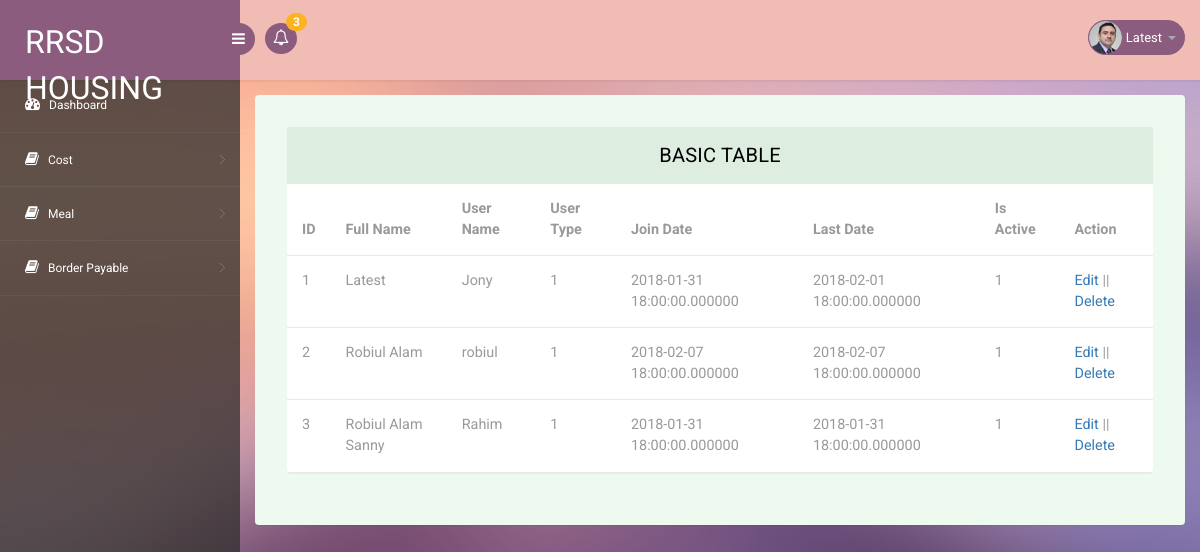
Page /admin/manageBorder.php (signed in) on the committed database.
### tables this page shows
CREATE TABLE `mms_borders` (
  `id` int(11) NOT NULL,
  `full_name` varchar(100) NOT NULL,
  `user_name` varchar(45) NOT NULL,
  `password` varchar(45) NOT NULL,
  `user_type` varchar(45) NOT NULL,
  `join_date` timestamp(6) NOT NULL DEFAULT CURRENT_TIMESTAMP(6),
  `last_login` timestamp(6) NOT NULL DEFAULT CURRENT_TIMESTAMP(6) ON UPDATE CURRENT_TIMESTAMP(6),
  `is_active` tinyint(2) NOT NULL
);

### lib/Session.php (called while the page is built, shortened)
<?php
class Session{
 public static function get($key){
  if (isset($_SESSION[$key])) {
   return $_SESSION[$key];
  } else {
   return false;
  }
 }
}
?>

### lib/Database.php (called while the page is built, shortened)
<?php
Class Database{
 public $host   = DB_HOST;
 public $user   = DB_USER;
 public $pass   = DB_PASS;
 public $dbname = DB_NAME;
 public $link;
private function connectDB(){
  $this->link = new mysqli($this->host, $this->user, $this->pass,
  $this->dbname);
}
  public function select($query){
    $result = $this->link->query($query) or
    die($this->link->error.__LINE__);
    if($result->num_rows > 0){
      return $result;
    } else {
      return false;
    }
  }
}

### classes/Addborder.php (called while the page is built, shortened)
<?php
$filepath = realpath(dirname(__FILE__));
include_once ($filepath.'/../lib/Session.php');
include_once ($filepath.'/../lib/Database.php');
?>
<?php
class Addborder{
	private $db;
	public function __construct(){
		$this->db = new Database();
	}
	public function getAllBorder(){
		$query = " SELECT * FROM mms_borders ORDER BY id  DESC ";
		$result = $this->db->select($query);
		return $result;
	}
}
?>

### admin/manageBorder.php (the view, shortened to what this page needs)
<?php include 'inc/header.php'; ?>
<?php include 'inc/topNav.php'; ?>
<?php include 'inc/navigation.php'; ?>
<?php include '../classes/Addborder.php'; ?>
<?php
    $addborder = new Addborder();
?>
<section id="main-content">
    <section class="wrapper">
        <div class="table-agile-info">
 <div class="panel panel-default">
    <div class="panel-heading">
     Basic table
    </div>
    <div>
      <table class="table" ui-jq="footable" ui-options='{
        "paging": {
          "enabled": true
        },
        "filtering": {
          "enabled": true
        },
        "sorting": {
          "enabled": true
        }}'>
        <thead>
          <tr>
            <th data-breakpoints="xs">ID</th>
            <th>Full Name</th>
            <th>User Name</th>
            <th>User Type</th>
            <th>Join Date</th>
            <th>Last Date</th>
            <th>Is Active</th>
            <th>Action</th>
          </tr>
        </thead>
        <tbody>
            <?php
                    $getborder = $addborder->getAllBorder();
                    if ($getborder) {
                        $i = 0;
                        while ($result = $getborder->fetch_assoc()) {
                            $i++;
                ?>
          <tr data-expanded="true">
            <td><?php echo $i;?></td>
            <td><?php echo $result['full_name'];?></td>
            <td><?php echo $result['user_name'];?></td>
            <td><?php echo $result['user_type'];?></td>
            <td><?php echo $result['join_date'];?></td>
            <td><?php echo $result['last_login'];?></td>
            <td><?php echo $result['is_active'];?></td>
            <td>
                <a href="borderedit.php?borderid=<?php echo $result['id']?>">Edit</a> || <a onclick="return confirm('Are You sure to Delete')" href="?delpro=<?php echo $result['id']?>">Delete</a>
            </td>
          </tr>
          <?php } } ?>
        </tbody>
      </table>
    </div>
  </div>
</div>
</section>
</section>
</section>
<?php include 'inc/footer.php'; ?>

### admin/inc/header.php (shortened to what this page needs)
 <?php
include '../lib/Session.php';
?>
<!DOCTYPE html>
<head>
<link rel="stylesheet" href="css/bootstrap.min.css" >
<link href="css/style.css" rel='stylesheet' type='text/css' />
<link href="css/style-responsive.css" rel="stylesheet"/>
<link rel="stylesheet" href="css/font.css" type="text/css"/>
<link href="css/font-awesome.css" rel="stylesheet">
<link rel="stylesheet" href="css/morris.css" type="text/css"/>
<link rel="stylesheet" href="css/monthly.css">
</head>
<body>
<section id="container">

### admin/inc/topNav.php (shortened to what this page needs)
<header class="header fixed-top clearfix">
<div class="brand">
    <a href="index.php" class="logo">
        RRSD Housing
    </a>
    <div class="sidebar-toggle-box">
        <div class="fa fa-bars"></div>
    </div>
</div>
<div class="nav notify-row" id="top_menu">
    <ul class="nav top-menu">
        <li id="header_notification_bar" class="dropdown">
            <a data-toggle="dropdown" class="dropdown-toggle" href="#">
                <i class="fa fa-bell-o"></i>
                <span class="badge bg-warning">3</span>
            </a>
        </li>
    </ul>
</div>
<div class="top-nav clearfix">
    <ul class="nav pull-right top-menu">
        <li class="dropdown">
            <a data-toggle="dropdown" class="dropdown-toggle" href="#">
                <img alt="" src="images/2.png">
                <span class="username"><?php echo Session::get('adminName') ; ?></span>
                <b class="caret"></b>
            </a>
        </li>
    </ul>
</div>
</header>

### admin/inc/navigation.php (shortened to what this page needs)
<?php
    $urlName = basename($_SERVER['REQUEST_URI'], '?' . $_SERVER['QUERY_STRING']);
?>
<aside>
    <div id="sidebar" class="nav-collapse">
        <div class="leftside-navigation">
            <ul class="sidebar-menu" id="nav-accordion">
                <li>
                    <a class="<?php if($urlName == 'index.php'){
                        echo 'active';
                    } ?>" href="index.php">
                        <i class="fa fa-dashboard"></i>
                        <span>Dashboard</span>
                    </a>
                </li>
                <li class="sub-menu">
                    <a class="<?php if($urlName == 'regularcost.php' || $urlName == 'manageCost.php' || $urlName == 'fixedCost.php'){ echo 'active';} ?>" href="javascript:;">
                        <i class="fa fa-book"></i>
                        <span>Cost</span>
                    </a>
                </li>
                <li class="sub-menu">
                    <a class="<?php if($urlName == 'manageMeal.php' || $urlName == 'meal.php'){ echo 'active';} ?>" href="javascript:;">
                        <i class="fa fa-book"></i>
                        <span>Meal</span>
                    </a>
                </li>
                <li>
                    <a class="<?php if($urlName == 'bpay.php' || $urlName == 'bpayrecord.php'){ echo 'active';} ?>" href="javascript:;">
                        <i class="fa fa-book"></i>
                        <span>Border Payable</span>
                    </a>
                </li>
            </ul>
        </div>
    </div>
</aside>

### admin/inc/footer.php (shortened to what this page needs)
</body>
</html>

### rows in the picture
mms_borders: full_name "Latest", user_name "Jony", user_type "1", join_date "2018-01-31 18:00:00.000000", last_login "2018-02-01 18:00:00.000000", is_active "1"
mms_borders: full_name "Robiul Alam", user_name "robiul", user_type "1", join_date "2018-02-07 18:00:00.000000", last_login "2018-02-07 18:00:00.000000", is_active "1"
mms_borders: full_name "Robiul Alam Sanny", user_name "Rahim", user_type "1", join_date "2018-01-31 18:00:00.000000", last_login "2018-01-31 18:00:00.000000", is_active "1"

### other values in the picture
Session::get('adminName') "Latest"
